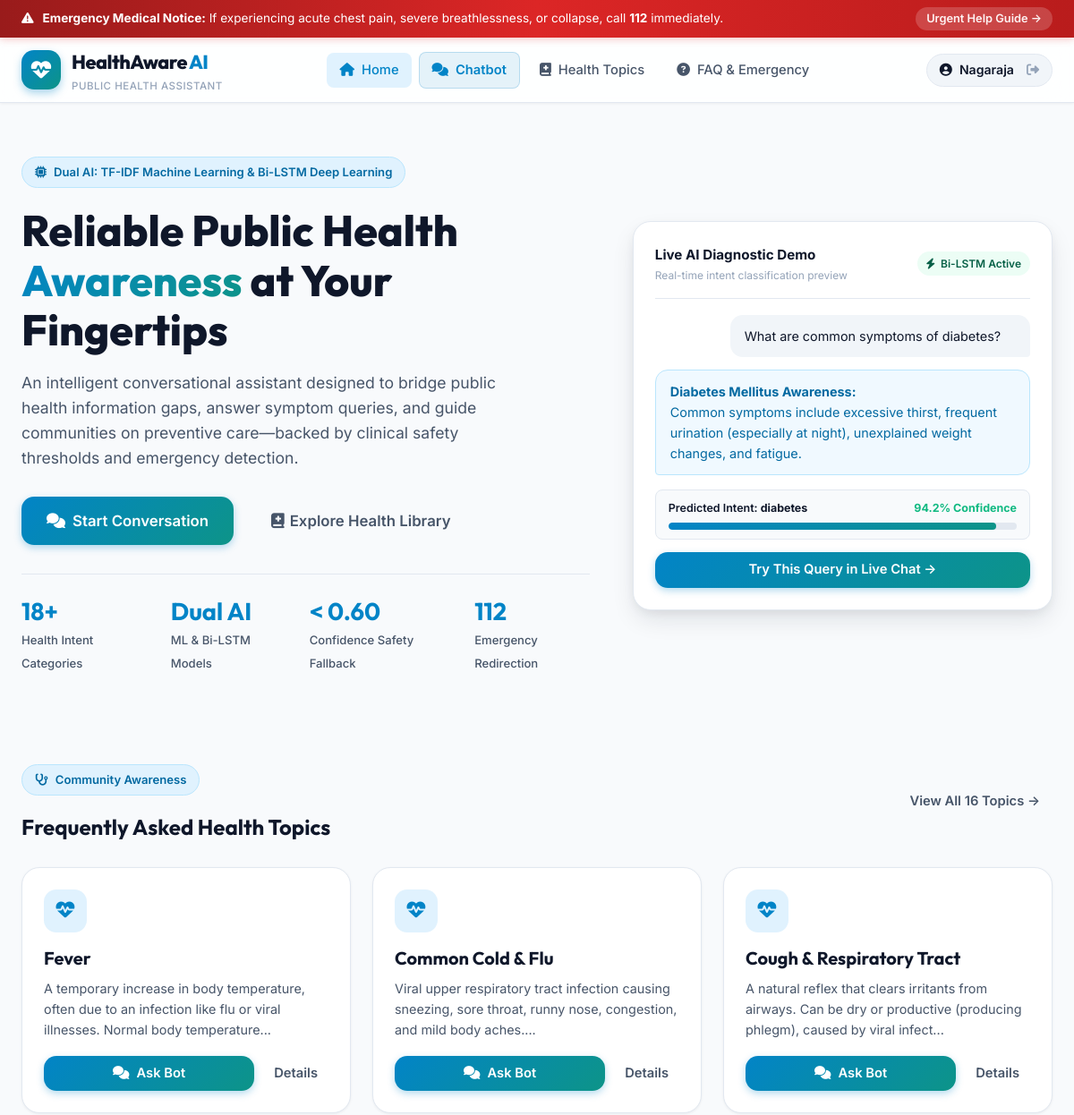
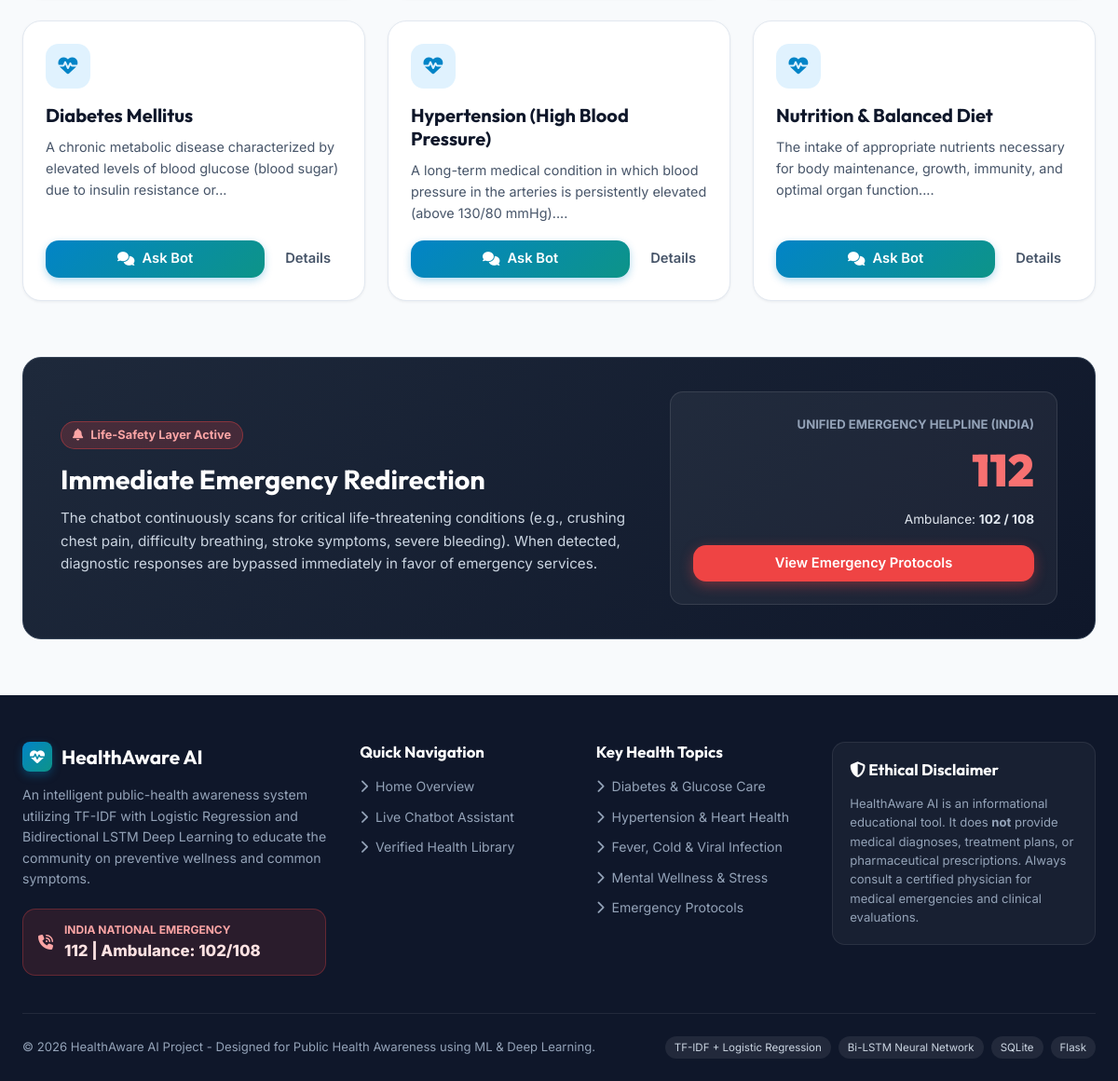
Screenshot of / (signed in) with the database file from the repository (2 pictures, top to bottom).
### tables this page shows
CREATE TABLE health_topics (
            topic_id INTEGER PRIMARY KEY,
            topic_name TEXT NOT NULL,
            description TEXT NOT NULL,
            prevention TEXT NOT NULL,
            when_to_seek_help TEXT NOT NULL
        );

### app.py (the view)
@app.route("/")
def index():
    topics = get_all_health_topics()[:6]
    return render_template("index.html", featured_topics=topics)

### app.py (called while the page is built)
@app.context_processor
def inject_user():
    return dict(current_user=session.get("user"))

### database/database.py (called while the page is built)
def get_db_connection():
    os.makedirs(os.path.dirname(DB_PATH), exist_ok=True)
    conn = sqlite3.connect(DB_PATH)
    conn.row_factory = sqlite3.Row
    return conn

def get_all_health_topics():
    conn = get_db_connection()
    cursor = conn.cursor()
    cursor.execute("SELECT * FROM health_topics ORDER BY topic_id ASC")
    rows = cursor.fetchall()
    conn.close()
    return [dict(r) for r in rows]

### templates/index.html (shortened to what this page needs)
{% extends "base.html" %}
{% block content %}
<section class="hero-section">
    <div class="container hero-grid">
        <div class="hero-text-col">
            <div class="hero-badge-pill">
                <i class="fa-solid fa-microchip"></i>
                <span>Dual AI: TF-IDF Machine Learning & Bi-LSTM Deep Learning</span>
            </div>
            <h1 class="hero-title">
                Reliable Public Health <span class="hero-highlight">Awareness</span> at Your Fingertips
            </h1>
            <p class="hero-desc">
                An intelligent conversational assistant designed to bridge public health information gaps, answer symptom queries, and guide communities on preventive care—backed by clinical safety thresholds and emergency detection.
            </p>
            <div class="hero-cta-group">
                <a href="{{ url_for('chat') }}" class="btn-primary hero-btn-lg">
                    <i class="fa-solid fa-comments"></i> Start Conversation
                </a>
                <a href="{{ url_for('topics') }}" class="btn-ghost hero-btn-lg">
                    <i class="fa-solid fa-book-medical"></i> Explore Health Library
                </a>
            </div>
            <div class="hero-stats-row">
                <div class="hero-stat-item">
                    <h3>18+</h3>
                    <span>Health Intent Categories</span>
                </div>
                <div class="hero-stat-item">
                    <h3>Dual AI</h3>
                    <span>ML & Bi-LSTM Models</span>
                </div>
                <div class="hero-stat-item">
                    <h3>< 0.60</h3>
                    <span>Confidence Safety Fallback</span>
                </div>
                <div class="hero-stat-item">
                    <h3>112</h3>
                    <span>Emergency Redirection</span>
                </div>
            </div>
        </div>
        <div class="hero-card-preview">
            <div class="preview-header">
                <div>
                    <span style="font-weight: 700; font-size: 0.95rem;">Live AI Diagnostic Demo</span>
                    <div style="font-size: 0.75rem; color: var(--text-muted);">Real-time intent classification preview</div>
                </div>
                <span class="model-indicator"><i class="fa-solid fa-bolt"></i> Bi-LSTM Active</span>
            </div>
            <div class="preview-chat-bubble preview-user">
                What are common symptoms of diabetes?
            </div>
            <div class="preview-chat-bubble preview-bot">
                <strong>Diabetes Mellitus Awareness:</strong><br>
                Common symptoms include excessive thirst, frequent urination (especially at night), unexplained weight changes, and fatigue.
            </div>
            <div class="confidence-bar-wrapper">
                <div class="confidence-bar-header">
                    <span>Predicted Intent: <strong>diabetes</strong></span>
                    <span style="color: var(--success); font-weight: 700;">94.2% Confidence</span>
                </div>
                <div class="progress-track">
                    <div class="progress-fill" style="width: 94.2%;"></div>
                </div>
            </div>
            <div style="margin-top: 14px; text-align: center;">
                <a href="{{ url_for('chat') }}?q=What are common symptoms of diabetes?" class="btn-primary-sm" style="width: 100%; justify-content: center;">
                    Try This Query in Live Chat &rarr;
                </a>
            </div>
        </div>
    </div>
</section>
<section style="padding: 60px 0;">
    <div class="container">
        <div class="d-flex-between" style="margin-bottom: 30px;">
            <div>
                <span class="hero-badge-pill"><i class="fa-solid fa-stethoscope"></i> Community Awareness</span>
                <h2>Frequently Asked Health Topics</h2>
            </div>
            <a href="{{ url_for('topics') }}" class="btn-ghost">View All 16 Topics &rarr;</a>
        </div>
        <div style="display: grid; grid-template-columns: repeat(auto-fit, minmax(280px, 1fr)); gap: 24px;">
            {% for topic in featured_topics %}
            <div class="topic-card">
                <div class="topic-card-icon">
                    <i class="fa-solid fa-heart-pulse"></i>
                </div>
                <h3 class="topic-card-title">{{ topic.topic_name }}</h3>
                <p class="topic-card-desc">{{ topic.description[:120] }}...</p>
                <div class="topic-card-actions">
                    <a href="{{ url_for('chat') }}?q=What are key guidelines for {{ topic.topic_name }}?" class="btn-primary-sm" style="flex: 1; justify-content: center;">
                        <i class="fa-solid fa-comments"></i> Ask Bot
                    </a>
                    <a href="{{ url_for('topics') }}#topic-{{ topic.topic_id }}" class="btn-ghost" style="padding: 8px 12px;">
                        Details
                    </a>
                </div>
            </div>
            {% endfor %}
        </div>
    </div>
</section>
<section style="padding: 0 0 60px;">
    <div class="container">
        <div style="background: linear-gradient(135deg, #1e293b 0%, #0f172a 100%); border-radius: var(--radius-lg); padding: 36px 40px; color: white; border: 1px solid #334155; display: grid; grid-template-columns: 1.2fr 0.8fr; gap: 30px; align-items: center;">
            <div>
                <div style="display: inline-flex; align-items: center; gap: 8px; background: rgba(239, 68, 68, 0.2); border: 1px solid rgba(239, 68, 68, 0.4); color: #fca5a5; font-size: 0.8rem; font-weight: 700; padding: 4px 12px; border-radius: var(--radius-full); margin-bottom: 14px;">
                    <i class="fa-solid fa-bell pulse-anim"></i> Life-Safety Layer Active
                </div>
                <h3 style="font-size: 1.8rem; color: white; margin-bottom: 12px;">Immediate Emergency Redirection</h3>
                <p style="color: #cbd5e1; font-size: 0.95rem; line-height: 1.6;">
                    The chatbot continuously scans for critical life-threatening conditions (e.g., crushing chest pain, difficulty breathing, stroke symptoms, severe bleeding). When detected, diagnostic responses are bypassed immediately in favor of emergency services.
                </p>
            </div>
            <div style="text-align: right; background: rgba(255, 255, 255, 0.05); padding: 24px; border-radius: var(--radius-md); border: 1px solid rgba(255, 255, 255, 0.1);">
                <div style="font-size: 0.82rem; text-transform: uppercase; color: #94a3b8; font-weight: 700;">Unified Emergency Helpline (India)</div>
                <div style="font-size: 3rem; font-weight: 900; color: #f87171; font-family: 'Outfit', sans-serif;">112</div>
                <div style="font-size: 0.85rem; color: #e2e8f0; margin-top: 4px;">Ambulance: <strong>102 / 108</strong></div>
                <a href="{{ url_for('faq') }}#emergency" class="btn-primary" style="margin-top: 16px; background: var(--emergency); box-shadow: 0 4px 14px rgba(239, 68, 68, 0.4); width: 100%; justify-content: center;">
                    View Emergency Protocols
                </a>
            </div>
        </div>
    </div>
</section>
{% endblock %}

### rows the page displays
health_topics: topic_name "Fever", description "A temporary increase in body temperature, often due to an infection like flu or viral illnesses. Normal body temperature"
health_topics: topic_name "Common Cold & Flu", description "Viral upper respiratory tract infection causing sneezing, sore throat, runny nose, congestion, and mild body aches."
health_topics: topic_name "Cough & Respiratory Tract", description "A natural reflex that clears irritants from airways. Can be dry or productive (producing phlegm), caused by viral infect"
health_topics: topic_name "Diabetes Mellitus", description "A chronic metabolic disease characterized by elevated levels of blood glucose (blood sugar) due to insulin resistance or"
health_topics: topic_name "Hypertension (High Blood Pressure)", description "A long-term medical condition in which blood pressure in the arteries is persistently elevated (above 130/80 mmHg)."
health_topics: topic_name "Nutrition & Balanced Diet", description "The intake of appropriate nutrients necessary for body maintenance, growth, immunity, and optimal organ function."

### other values shown
{{ current_user.name.split()[0] }} "Nagaraja"
